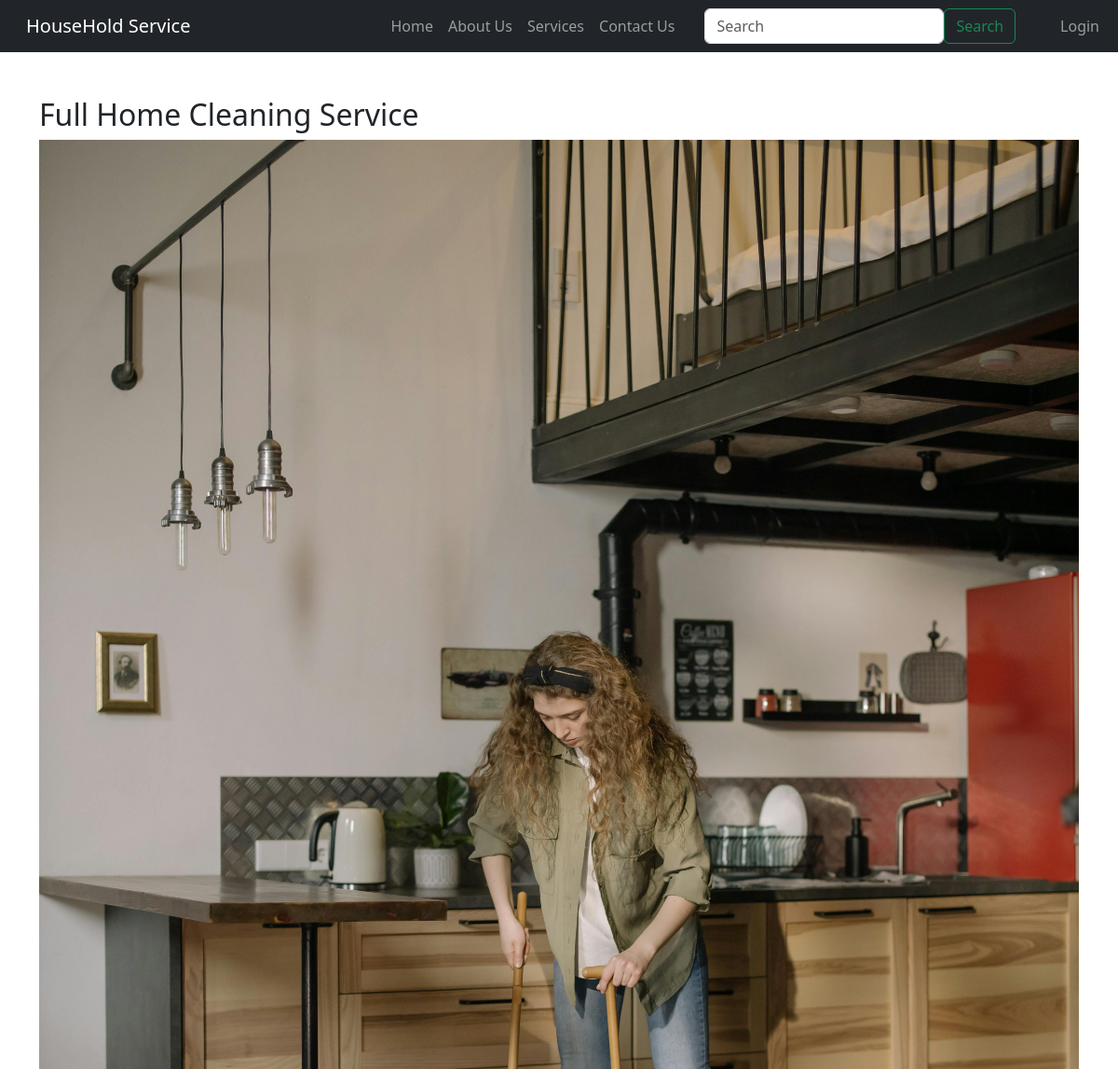
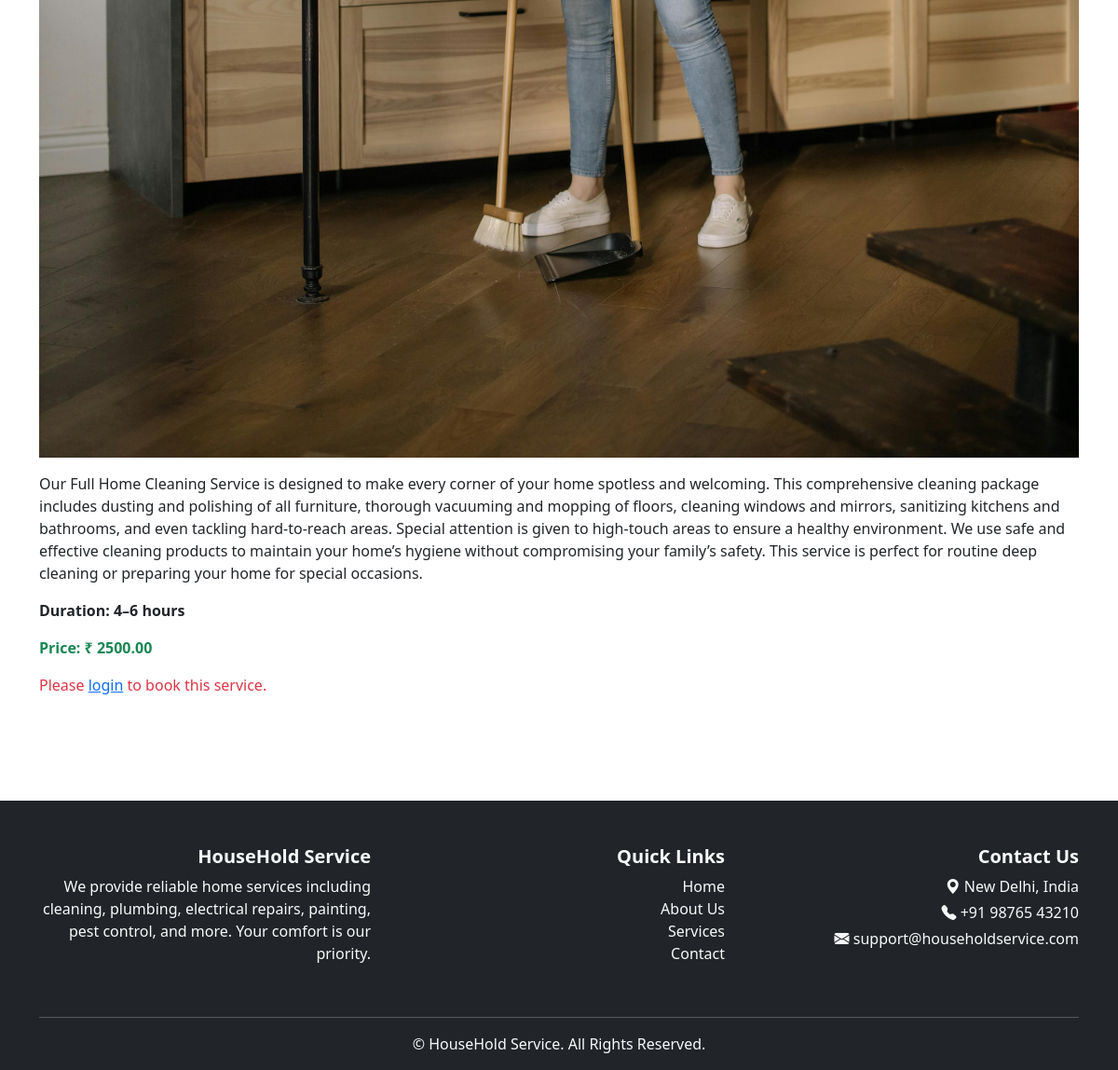
The page /service/1/ on the database its author committed (2 pictures, top to bottom).
### home/models.py (models this page shows, shortened)
class Service(models.Model):
    name = models.CharField(max_length=200)
    description = models.TextField()
    duration = models.CharField(max_length=100, blank=True, null=True)  # e.g. "30 mins"
    price = models.DecimalField(max_digits=10, decimal_places=2, default=0.00)
    image = models.ImageField(upload_to="services/", blank=True, null=True)

### home/views.py (the view)
# urls.py: path('service/<int:pk>/', views.service_detail, name='service_detail'),  # ✅ added comma
def service_detail(request, pk):
    service = get_object_or_404(Service, pk=pk)
    return render(request, 'home/service_detail.html', {'service': service})

### templates/home/service_detail.html (shortened to what this page needs)
{% extends "base.html" %}
{% block body %}
<div class="container py-5">
  <h2>{{ service.name }}</h2>
  <img src="{{ service.image.url }}" class="img-fluid mb-3" alt="{{ service.name }}">
  <p>{{ service.description }}</p>
  <p class="fw-bold">Duration: {{ service.duration }}</p>
  <p class="fw-bold text-success">Price: ₹ {{ service.price }}</p>
  {% if user.is_authenticated %}
    <a href="{% url 'book_service' %}?service={{ service.name }}" class="btn btn-primary">Book Now</a>
  {% else %}
    <p class="text-danger">Please <a href="{% url 'login' %}">login</a> to book this service.</p>
  {% endif %}
</div>
{% endblock body %}

### rows shown on the page
Service: name "Full Home Cleaning Service", image (picture), description "Our Full Home Cleaning Service is designed to make every corner of your home spotless and welcoming. This comprehensive cleaning package includes dusting and polishing of all furniture, thorough vacuuming and mopping of floors, cleaning windows and mirrors, sanitizing kitchens and bathrooms, and even tackling hard-to-reach areas. Special attention is given to high-touch areas to ensure a healthy environment. We use safe and effective cleaning products to maintain your home’s hygiene without compromising your family’s safety. This service is perfect for routine deep cleaning or preparing your home for special occasions.", duration "4–6 hours", price "2500.00"
